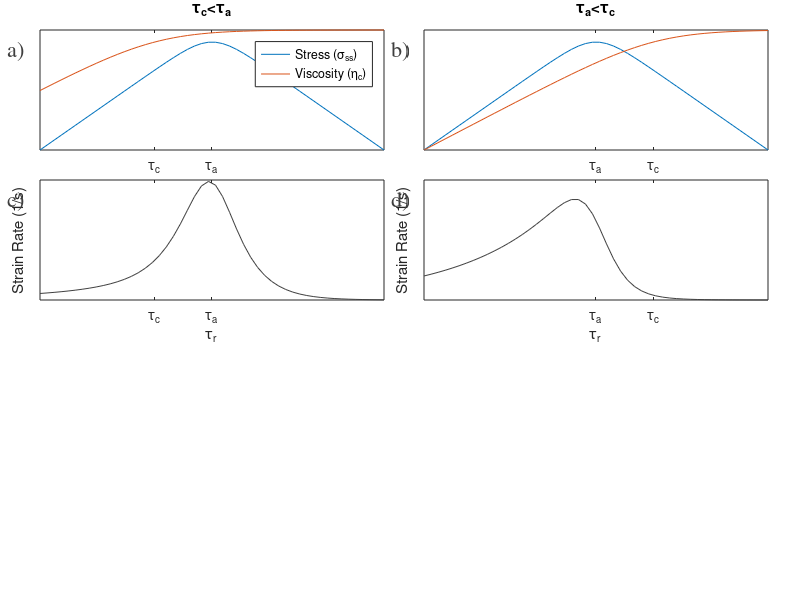

This figure's MATLAB source:
bp = '~/Documents/MATLAB/activnet/data/';
cd(bp);

topp=0.95;
w=0.43;
h=0.2;
tr = logspace(0,6,50);







xspot=0.05;
subplot('Position',[xspot topp-h w h])
tc = 100;
ta = 1000;
nr = 1./(1+(tc./tr).^(3/4));
sr = 1./(tr/ta + ta./tr);

loglog(tr,sr,'DisplayName','Stress (\sigma_{ss})')
hold on
loglog(tr,nr,'DisplayName','Viscosity (\eta_c)')
ylim([0 1])
xlabel('\tau_r')
set(gca,'ytick',[],'xtick',[tc ta], 'xticklabel',{'\tau_c' '\tau_a'},'xminortick','off')
title('\tau_c<\tau_a')
legend('Location','northeast')

subplot('Position',[xspot topp-h*2-0.05 w h])
semilogx(tr,sr./nr,'Color',[0.25 0.25 0.25])

ylabel('Strain Rate (1/s)')
xlabel('\tau_r')
set(gca,'ytick',[],'xtick',[tc ta], 'xticklabel',{'\tau_c' '\tau_a'},'xminortick','off')



















xspot=xspot+0.48;
subplot('Position',[xspot topp-h w h])
tc = 10000;
ta = 1000;
nr = 1./(1+(tc./tr).^(3/4));
sr = 1./(tr/ta + ta./tr);

loglog(tr,sr)
hold on
loglog(tr,nr)
ylim([0 1])
xlabel('\tau_r')
set(gca,'ytick',[],'xtick',[ta tc], 'xticklabel',{'\tau_a' '\tau_c'},'xminortick','off')
title('\tau_a<\tau_c')

subplot('Position',[xspot topp-h*2-0.05 w h])
semilogx(tr,sr./nr,'Color',[0.25 0.25 0.25])

ylabel('Strain Rate (1/s)')
xlabel('\tau_r')
set(gca,'ytick',[],'xtick',[ta tc], 'xticklabel',{'\tau_a' '\tau_c'},'xminortick','off')



annotation('textbox', [0.01 0.9 0.05 0.05],'String','a)','LineStyle','none','FontSize',16,'FontName','Times','Color',[0.25 0.25 0.25])
annotation('textbox', [0.49 0.9 0.05 0.05],'String','b)','LineStyle','none','FontSize',16,'FontName','Times','Color',[0.25 0.25 0.25])
annotation('textbox', [0.01 0.9-h-0.05 0.05 0.05],'String','c)','LineStyle','none','FontSize',16,'FontName','Times','Color',[0.25 0.25 0.25])
annotation('textbox', [0.49 0.9-h-0.05 0.05 0.05],'String','d)','LineStyle','none','FontSize',16,'FontName','Times','Color',[0.25 0.25 0.25])

print('-depsc','-r0',['figure_theor.eps']);
